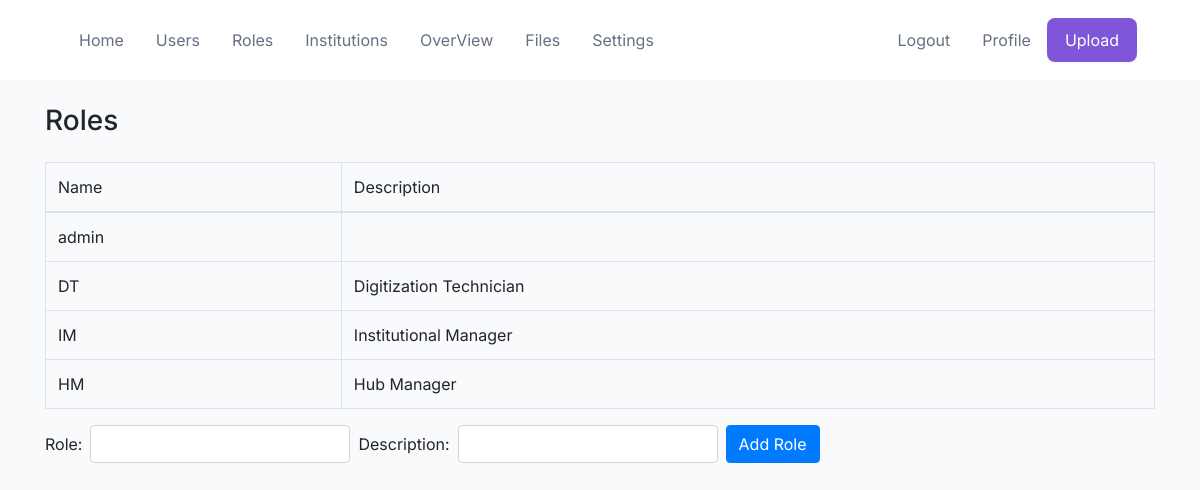
/roles (signed in), run on the app's committed database.
### webapp/models.py (models this page shows)
class Role(db.Model, RoleMixin):
    id = db.Column(db.Integer, primary_key=True)
    name = db.Column(db.String(80), unique=True)
    description = db.Column(db.String(255))

### webapp/views.py (the view)
@views.route('/roles', methods=['GET', 'POST'])
@roles_accepted('admin')
def roles():
    if request.method == 'POST':
        name = request.form.get('name')
        description = request.form.get('description')
        new_role = Role(name=name,description=description)
        db.session.add(new_role)
        db.session.commit()
    roles = Role.query.all()
    return render_template("roles/roles.html", user=current_user, roles=roles)

### webapp/templates/roles/roles.html (shortened to what this page needs)
{% extends "base.html" %}
{% block content %}
    <h3 align="left" class="my-4">Roles</h3>
    <table class="table table-bordered">
        <thead>
            <tr>
                <td>Name</td>
                <td>Description</td>
            </tr>
        </thead>
        <tbody>
            {% for role in roles %}
                <tr>
                    <td>{{ role.name }}</td>
                    <td>{{ role.description }}</td>
                </tr>
            {% endfor %}
        </tbody>
    </table>
    <form method="POST" class="form-inline">
        <div class="form-group">
            <label for="name" class="mr-2">Role:</label>
            <input type="text" name="name" id="name" class="form-control" />
        </div>
        <div class="form-group mx-2">
            <label for="description" class="mr-2">Description:</label>
            <input type="text" name="description" id="description" class="form-control" />
        </div>
        <button type="submit" class="btn btn-primary">Add Role</button>
      </form>
{% endblock %}

### webapp/static/styles/base.css (style rules this page uses)
:root { --primary-700: #6941C6; --primary-600: #7F56D9; --grey-900: #101828; --grey-700: #344054; --grey-600: #475467; --grey-500: #667085; --grey-400: #98A2B3; --grey-300: #D0D5DD; --grey-200: #EAECF0; --grey-100: #F2F4F7; --grey-50: #F9FAFB; --error-700: #B42318; --white: #FFFFFF; --off-white: #F9FAFB; --overlay-bg: rgba(71, 84, 103, 0.25); --font-weight-400: 400; --font-weight-500: 500; --shadow-box-xs: 0px 1px 2px rgba(16, 24, 40, 0.05); --shadow-box-md: 0px 4px 8px -2px rgba(16, 24, 40, 0.1), 0px 2px 4px -2px rgba(16, 24, 40, 0.06); }
* { font-family: 'Inter', sans-serif; font-weight: var(--font-weight-400); }
p, label, h6 { margin: 0; }
body { background-color: var(--off-white); position: relative; }
button, input[type="submit"], input[type="reset"] { background: none; color: inherit; border: none; padding: 0; font: inherit; cursor: pointer; outline: inherit; }
.settings-page .content-wrapper .settings-grid .main-content .grid-block .block-content .input-wrapper label, input { width: 100%; }

### data on the page
Role: name "admin"
Role: name "DT", description "Digitization Technician"
Role: name "IM", description "Institutional Manager"
Role: name "HM", description "Hub Manager"
